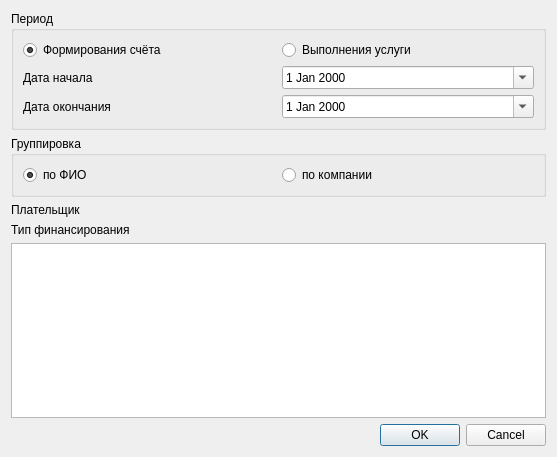
<?xml version="1.0" encoding="UTF-8"?>
<ui version="4.0">
 <class>ReportAccount</class>
 <widget class="QDialog" name="ReportAccount">
  <property name="geometry">
   <rect>
    <x>0</x>
    <y>0</y>
    <width>557</width>
    <height>457</height>
   </rect>
  </property>
  <property name="windowTitle">
   <string>Dialog</string>
  </property>
  <layout class="QGridLayout" name="gridLayout">
   <item row="0" column="0" colspan="2">
    <widget class="QGroupBox" name="groupBox">
     <property name="title">
      <string>Период</string>
     </property>
     <layout class="QGridLayout" name="gridLayout_2">
      <item row="1" column="1">
       <widget class="CDateEdit" name="edtBegDate">
        <property name="calendarPopup">
         <bool>true</bool>
        </property>
       </widget>
      </item>
      <item row="2" column="0">
       <widget class="QLabel" name="label_4">
        <property name="text">
         <string>Дата окончания</string>
        </property>
       </widget>
      </item>
      <item row="2" column="1">
       <widget class="CDateEdit" name="edtEndDate">
        <property name="calendarPopup">
         <bool>true</bool>
        </property>
       </widget>
      </item>
      <item row="1" column="0">
       <widget class="QLabel" name="label_3">
        <property name="text">
         <string>Дата начала</string>
        </property>
       </widget>
      </item>
      <item row="0" column="0">
       <widget class="QRadioButton" name="rbtnAccountDate">
        <property name="text">
         <string>Формирования счёта</string>
        </property>
        <property name="checked">
         <bool>true</bool>
        </property>
       </widget>
      </item>
      <item row="0" column="1">
       <widget class="QRadioButton" name="rbtnServiceDate">
        <property name="text">
         <string>Выполнения услуги</string>
        </property>
       </widget>
      </item>
     </layout>
    </widget>
   </item>
   <item row="1" column="0" colspan="2">
    <widget class="QGroupBox" name="groupBox_2">
     <property name="title">
      <string>Группировка</string>
     </property>
     <layout class="QGridLayout" name="gridLayout_3">
      <item row="0" column="1">
       <widget class="QRadioButton" name="rbtnSMO">
        <property name="text">
         <string>по компании</string>
        </property>
       </widget>
      </item>
      <item row="0" column="0">
       <widget class="QRadioButton" name="rbtnClient">
        <property name="text">
         <string>по ФИО</string>
        </property>
        <property name="checked">
         <bool>true</bool>
        </property>
       </widget>
      </item>
     </layout>
    </widget>
   </item>
   <item row="2" column="0">
    <widget class="QLabel" name="lblInsurer">
     <property name="text">
      <string>Плательщик</string>
     </property>
     <property name="alignment">
      <set>Qt::AlignLeading|Qt::AlignLeft|Qt::AlignTop</set>
     </property>
    </widget>
   </item>
   <item row="2" column="1">
    <layout class="QVBoxLayout" name="verticalLayout"/>
   </item>
   <item row="3" column="0" colspan="2">
    <widget class="QLabel" name="label">
     <property name="text">
      <string>Тип финансирования</string>
     </property>
    </widget>
   </item>
   <item row="4" column="0" colspan="2">
    <widget class="CRBListBox" name="lstItems"/>
   </item>
   <item row="5" column="0" colspan="2">
    <widget class="QDialogButtonBox" name="buttonBox">
     <property name="orientation">
      <enum>Qt::Horizontal</enum>
     </property>
     <property name="standardButtons">
      <set>QDialogButtonBox::Cancel|QDialogButtonBox::Ok</set>
     </property>
    </widget>
   </item>
  </layout>
 </widget>
 <customwidgets>
  <customwidget>
   <class>CRBListBox</class>
   <extends>QTableView</extends>
   <header>library/RBListBox.h</header>
  </customwidget>
  <customwidget>
   <class>CDateEdit</class>
   <extends>QDateEdit</extends>
   <header>library/DateEdit.h</header>
  </customwidget>
 </customwidgets>
 <resources/>
 <connections>
  <connection>
   <sender>buttonBox</sender>
   <signal>accepted()</signal>
   <receiver>ReportAccount</receiver>
   <slot>accept()</slot>
   <hints>
    <hint type="sourcelabel">
     <x>248</x>
     <y>254</y>
    </hint>
    <hint type="destinationlabel">
     <x>157</x>
     <y>274</y>
    </hint>
   </hints>
  </connection>
  <connection>
   <sender>buttonBox</sender>
   <signal>rejected()</signal>
   <receiver>ReportAccount</receiver>
   <slot>reject()</slot>
   <hints>
    <hint type="sourcelabel">
     <x>316</x>
     <y>260</y>
    </hint>
    <hint type="destinationlabel">
     <x>286</x>
     <y>274</y>
    </hint>
   </hints>
  </connection>
 </connections>
</ui>
